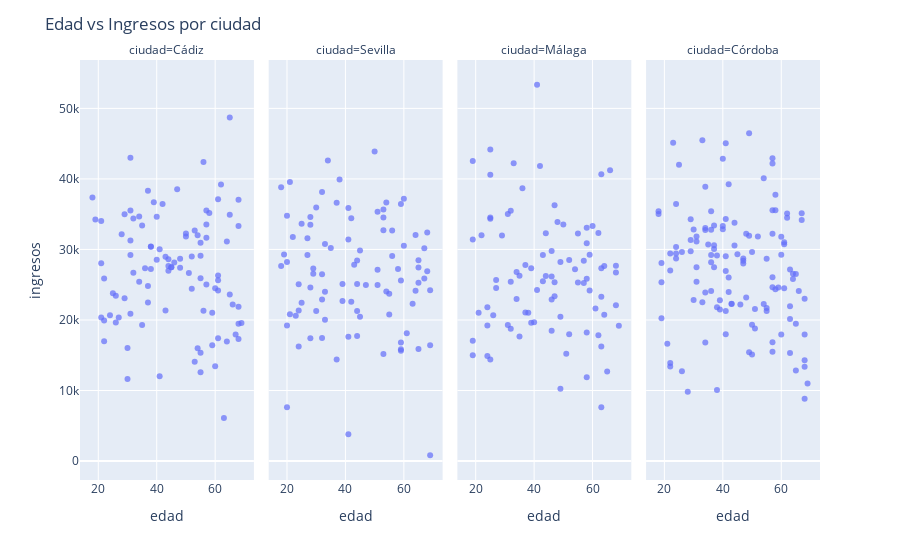

This figure's notebook cell:
### Markdown cell above
## 3. Dispersión con facetas

### Code cell
fig_scatter = px.scatter(df, x="edad", y="ingresos", facet_col="ciudad",
                         hover_data=["satisfaccion"], opacity=0.7)
fig_scatter.update_layout(title="Edad vs Ingresos por ciudad")
fig_scatter.show()

### Figure 1 — Plotly figure (JSON) as saved in the notebook; plotly's stock layout.template omitted (floating-point values rounded to 4 significant figures)
{"data": [{"customdata": [[1], [1], [5], [5], [4], [4], [4], [4], [2], [5], [4], [2], [5], [1], [4], [4], [4], [5], [3], [1], [5], [3], [1], [2], [5], [3], [4], [5], [4], [2], [5], [2], [1], [2], [1], [2], [1], [2], [5], [4], [5], [3], [5], [4], [4], [1], [2], [3], [5], [5], [5], [5], [3], [3], [2], [3], [5], [3], [5], [5], [2], [2], [1], [5], [1], [4], [4], [4], [5], [4], [4], [3], [5], [1], [1], [5], [2], [2], [1], [2], [2], [4], [2], [1], [4], [3], [5], [2], [2], [2], [5], [3], [2], [1], [5], [1], [3], [3]], "hovertemplate": "ciudad=Cádiz<br>edad=%{x}<br>ingresos=%{y}<br>satisfaccion=%{customdata[0]}<extra></extra>", "legendgroup": "", "marker": {"color": "#636efa", "opacity": 0.7, "symbol": "circle"}, "mode": "markers", "name": "", "orientation": "v", "showlegend": false, "type": "scatter", "x": [42, 57, 67, 31, 22, 61, 45, 60, 35, 68, 24, 38, 65, 31, 57, 56, 68, 55, 44, 50, 41, 36, 40, 63, 51, 35, 48, 69, 57, 46, 21, 53, 59, 52, 62, 32, 61, 29, 64, 21, 61, 37, 56, 44, 39, 37, 55, 44, 52, 26, 68, 22, 31, 34, 21, 48, 61, 32, 41, 27, 34, 47, 26, 57, 53, 43, 31, 65, 64, 25, 43, 38, 55, 68, 54, 30, 22, 61, 68, 50, 60, 45, 54, 66, 28, 55, 18, 58, 65, 37, 40, 38, 31, 30, 59, 55, 19, 29], "xaxis": "x", "y": [36430.0, 31660.0, 17950.0, 31260.0, 25870.0, 24160.0, 27480.0, 24510.0, 33400.0, 17290.0, 20660.0, 30420.0, 23600.0, 29210.0, 33550.0, 42400.0, 21880.0, 29090.0, 27650.0, 32270.0, 12040.0, 27340.0, 34640.0, 6111.0, 26660.0, 19280.0, 28690.0, 19560.0, 35510.0, 28140.0, 20340.0, 32680.0, 21040.0, 24440.0, 39210.0, 26700.0, 26310.0, 34980.0, 31120.0, 34040.0, 37110.0, 38330.0, 21320.0, 26990.0, 36680.0, 24810.0, 12590.0, 28600.0, 28990.0, 19640.0, 37050.0, 16980.0, 20880.0, 34680.0, 28030.0, 27420.0, 17410.0, 34380.0, 30040.0, 20350.0, 25430.0, 38540.0, 23450.0, 25030.0, 14060.0, 21350.0, 35520.0, 48700.0, 16950.0, 23780.0, 28980.0, 27240.0, 15350.0, 19450.0, 31990.0, 16030.0, 19930.0, 25620.0, 33310.0, 31840.0, 13450.0, 27470.0, 15980.0, 22180.0, 32160.0, 30960.0, 37350.0, 35170.0, 34930.0, 22490.0, 28530.0, 30390.0, 43000.0, 11610.0, 16410.0, 25920.0, 34240.0, 23070.0], "yaxis": "y"}, {"customdata": [[5], [1], [5], [2], [3], [1], [5], [4], [2], [3], [5], [3], [1], [1], [3], [2], [4], [1], [5], [2], [2], [2], [5], [2], [5], [1], [3], [2], [2], [3], [5], [5], [4], [3], [3], [1], [4], [1], [5], [5], [5], [2], [5], [3], [2], [5], [4], [2], [5], [2], [3], [5], [2], [2], [3], [4], [4], [5], [4], [4], [5], [2], [4], [1], [5], [3], [3], [5], [2], [2], [4], [2], [5], [1], [2], [4], [4], [1], [2], [1], [4], [2], [4], [4], [2], [3], [3], [3], [5], [3], [4]], "hovertemplate": "ciudad=Sevilla<br>edad=%{x}<br>ingresos=%{y}<br>satisfaccion=%{customdata[0]}<extra></extra>", "legendgroup": "", "marker": {"color": "#636efa", "opacity": 0.7, "symbol": "circle"}, "mode": "markers", "name": "", "orientation": "v", "showlegend": false, "type": "scatter", "x": [44, 67, 30, 51, 24, 24, 41, 32, 43, 33, 32, 33, 24, 58, 20, 45, 21, 44, 53, 44, 20, 25, 18, 55, 39, 61, 42, 54, 51, 59, 68, 20, 64, 59, 53, 60, 42, 64, 53, 29, 25, 53, 27, 38, 23, 63, 50, 35, 28, 69, 30, 65, 54, 21, 39, 41, 20, 28, 32, 34, 65, 68, 47, 67, 33, 59, 65, 22, 59, 56, 27, 65, 45, 19, 69, 60, 51, 37, 44, 28, 32, 56, 55, 28, 41, 18, 59, 29, 41, 69, 37], "xaxis": "x2", "y": [28430.0, 30170.0, 21280.0, 24970.0, 21350.0, 16250.0, 31410.0, 17430.0, 27810.0, 23980.0, 26490.0, 30780.0, 25050.0, 27240.0, 19220.0, 29830.0, 20800.0, 21260.0, 15170.0, 25080.0, 28220.0, 33650.0, 38830.0, 23730.0, 25100.0, 18120.0, 22570.0, 36670.0, 27140.0, 15650.0, 32420.0, 7613.0, 32030.0, 15840.0, 34520.0, 30540.0, 34420.0, 24140.0, 32730.0, 26560.0, 22440.0, 35660.0, 31590.0, 39910.0, 20610.0, 22310.0, 43890.0, 30210.0, 33520.0, 24230.0, 35940.0, 25280.0, 24030.0, 39570.0, 22700.0, 17620.0, 34760.0, 24620.0, 22900.0, 42610.0, 27440.0, 26920.0, 24970.0, 25860.0, 20030.0, 36440.0, 28470.0, 31770.0, 16790.0, 32680.0, 29210.0, 15890.0, 20470.0, 29280.0, 16410.0, 37170.0, 35360.0, 36610.0, 17740.0, 17400.0, 38140.0, 29060.0, 20780.0, 34600.0, 35890.0, 27670.0, 25590.0, 27310.0, 3803.0, 818.5, 14400.0], "yaxis": "y2"}, {"customdata": [[1], [3], [5], [4], [3], [2], [3], [1], [1], [1], [3], [4], [1], [4], [4], [4], [3], [5], [2], [2], [5], [2], [5], [3], [5], [2], [3], [4], [5], [4], [5], [2], [3], [4], [1], [4], [5], [5], [2], [5], [4], [5], [1], [5], [5], [2], [2], [1], [2], [5], [5], [2], [2], [2], [5], [3], [5], [1], [3], [5], [1], [1], [3], [2], [5], [3], [2], [4], [4], [3], [2], [1], [2], [4], [4], [3], [4], [3], [1], [3], [3], [4], [2], [4], [5], [3]], "hovertemplate": "ciudad=Málaga<br>edad=%{x}<br>ingresos=%{y}<br>satisfaccion=%{customdata[0]}<extra></extra>", "legendgroup": "", "marker": {"color": "#636efa", "opacity": 0.7, "symbol": "circle"}, "mode": "markers", "name": "", "orientation": "v", "showlegend": false, "type": "scatter", "x": [19, 25, 34, 63, 32, 19, 63, 57, 41, 58, 19, 21, 43, 55, 46, 26, 39, 40, 58, 41, 37, 58, 62, 27, 46, 27, 61, 31, 69, 32, 68, 25, 43, 35, 64, 65, 52, 64, 63, 58, 60, 19, 46, 50, 34, 31, 46, 63, 25, 24, 42, 52, 47, 29, 47, 36, 47, 25, 39, 68, 63, 58, 59, 54, 55, 49, 44, 22, 44, 32, 57, 51, 62, 66, 48, 25, 68, 35, 49, 33, 49, 38, 24, 37, 59, 24], "xaxis": "x3", "y": [42540.0, 44170.0, 26800.0, 16240.0, 18760.0, 17050.0, 23280.0, 25240.0, 24250.0, 25840.0, 14990.0, 21040.0, 25480.0, 32260.0, 29760.0, 20650.0, 19610.0, 19670.0, 18240.0, 53350.0, 21060.0, 11870.0, 32330.0, 25660.0, 22910.0, 24530.0, 21620.0, 19280.0, 19180.0, 25410.0, 26740.0, 40600.0, 29220.0, 17660.0, 27640.0, 12690.0, 17980.0, 20740.0, 27330.0, 30890.0, 33330.0, 31400.0, 26180.0, 33550.0, 22960.0, 35010.0, 18480.0, 7618.0, 34350.0, 21800.0, 41820.0, 28500.0, 25350.0, 31980.0, 36270.0, 38690.0, 23360.0, 34520.0, 27320.0, 27670.0, 40670.0, 33080.0, 29250.0, 27190.0, 25310.0, 28230.0, 32300.0, 32010.0, 26220.0, 35500.0, 28380.0, 15210.0, 17840.0, 41220.0, 33880.0, 14410.0, 22080.0, 26260.0, 20470.0, 42200.0, 10240.0, 21010.0, 19230.0, 27800.0, 24180.0, 14880.0], "yaxis": "y3"}, {"customdata": [[3], [4], [5], [1], [3], [1], [1], [4], [2], [1], [3], [3], [1], [5], [5], [1], [1], [1], [5], [1], [2], [1], [4], [5], [1], [5], [1], [4], [5], [1], [2], [2], [2], [3], [3], [4], [1], [4], [5], [3], [4], [2], [2], [3], [5], [3], [5], [5], [5], [5], [4], [2], [5], [4], [5], [4], [2], [1], [5], [1], [5], [4], [1], [2], [3], [4], [4], [1], [5], [4], [4], [1], [2], [5], [2], [4], [1], [2], [3], [5], [5], [5], [2], [3], [4], [5], [4], [5], [2], [3], [4], [2], [3], [2], [4], [1], [3], [5], [1], [2], [3], [5], [3], [1], [2], [5], [4], [5], [3], [3], [2], [2], [4], [2], [3], [2], [3], [1], [1], [1], [5], [4], [5], [4], [3]], "hovertemplate": "ciudad=Córdoba<br>edad=%{x}<br>ingresos=%{y}<br>satisfaccion=%{customdata[0]}<extra></extra>", "legendgroup": "", "marker": {"color": "#636efa", "opacity": 0.7, "symbol": "circle"}, "mode": "markers", "name": "", "orientation": "v", "showlegend": false, "type": "scatter", "x": [60, 40, 61, 39, 46, 33, 37, 28, 44, 24, 68, 22, 66, 34, 68, 49, 65, 55, 41, 29, 48, 59, 31, 61, 60, 57, 58, 63, 36, 42, 22, 29, 62, 63, 34, 42, 50, 65, 51, 61, 39, 47, 48, 19, 43, 41, 67, 31, 30, 57, 34, 21, 41, 26, 57, 34, 47, 18, 50, 31, 49, 36, 57, 19, 40, 63, 22, 60, 57, 64, 31, 57, 26, 58, 24, 37, 41, 54, 55, 37, 23, 55, 25, 35, 65, 36, 47, 22, 29, 24, 58, 45, 68, 33, 24, 38, 38, 68, 18, 54, 49, 34, 38, 52, 57, 36, 63, 51, 37, 19, 43, 68, 44, 64, 41, 69, 30, 62, 50, 40, 36, 67, 57, 41, 42], "xaxis": "x4", "y": [17950.0, 42870.0, 24480.0, 21500.0, 22210.0, 22520.0, 30050.0, 9836.0, 30570.0, 28720.0, 13350.0, 13910.0, 24110.0, 32770.0, 23010.0, 15430.0, 26530.0, 21680.0, 34320.0, 34270.0, 23180.0, 24610.0, 31130.0, 30730.0, 29230.0, 42170.0, 24370.0, 21960.0, 28170.0, 39230.0, 27000.0, 29750.0, 35090.0, 20130.0, 23890.0, 26020.0, 15090.0, 12830.0, 21540.0, 31030.0, 22790.0, 28720.0, 32210.0, 20260.0, 22290.0, 26950.0, 34170.0, 31840.0, 22830.0, 35550.0, 33040.0, 16640.0, 45050.0, 12730.0, 15480.0, 16800.0, 27990.0, 35420.0, 19320.0, 25430.0, 31930.0, 32800.0, 26050.0, 25350.0, 33310.0, 15330.0, 13410.0, 31780.0, 16840.0, 25820.0, 27490.0, 32230.0, 29640.0, 35550.0, 29440.0, 30590.0, 21280.0, 22280.0, 21250.0, 27460.0, 45110.0, 28660.0, 42020.0, 30690.0, 19480.0, 29220.0, 28390.0, 29430.0, 31340.0, 30360.0, 37770.0, 29310.0, 8845.0, 45490.0, 36440.0, 21800.0, 29140.0, 17930.0, 35030.0, 40090.0, 46490.0, 38880.0, 10090.0, 31820.0, 42930.0, 35420.0, 27170.0, 18790.0, 33380.0, 28090.0, 22250.0, 14290.0, 33800.0, 26560.0, 29030.0, 11000.0, 32820.0, 34480.0, 29630.0, 32860.0, 24110.0, 35130.0, 24620.0, 17990.0, 23960.0], "yaxis": "y4"}], "layout": {"annotations": [{"font": {}, "showarrow": false, "text": "ciudad=Cádiz", "x": 0.1175, "xanchor": "center", "xref": "paper", "y": 1, "yanchor": "bottom", "yref": "paper"}, {"font": {}, "showarrow": false, "text": "ciudad=Sevilla", "x": 0.3725, "xanchor": "center", "xref": "paper", "y": 1, "yanchor": "bottom", "yref": "paper"}, {"font": {}, "showarrow": false, "text": "ciudad=Málaga", "x": 0.6275, "xanchor": "center", "xref": "paper", "y": 1, "yanchor": "bottom", "yref": "paper"}, {"font": {}, "showarrow": false, "text": "ciudad=Córdoba", "x": 0.8825, "xanchor": "center", "xref": "paper", "y": 1, "yanchor": "bottom", "yref": "paper"}], "legend": {"tracegroupgap": 0}, "margin": {"t": 60}, "title": {"text": "Edad vs Ingresos por ciudad"}, "xaxis": {"anchor": "y", "domain": [0, 0.235], "title": {"text": "edad"}}, "xaxis2": {"anchor": "y2", "domain": [0.255, 0.49], "matches": "x", "title": {"text": "edad"}}, "xaxis3": {"anchor": "y3", "domain": [0.51, 0.745], "matches": "x", "title": {"text": "edad"}}, "xaxis4": {"anchor": "y4", "domain": [0.765, 1.0], "matches": "x", "title": {"text": "edad"}}, "yaxis": {"anchor": "x", "domain": [0, 1], "title": {"text": "ingresos"}}, "yaxis2": {"anchor": "x2", "domain": [0, 1], "matches": "y", "showticklabels": false}, "yaxis3": {"anchor": "x3", "domain": [0, 1], "matches": "y", "showticklabels": false}, "yaxis4": {"anchor": "x4", "domain": [0, 1], "matches": "y", "showticklabels": false}}}
